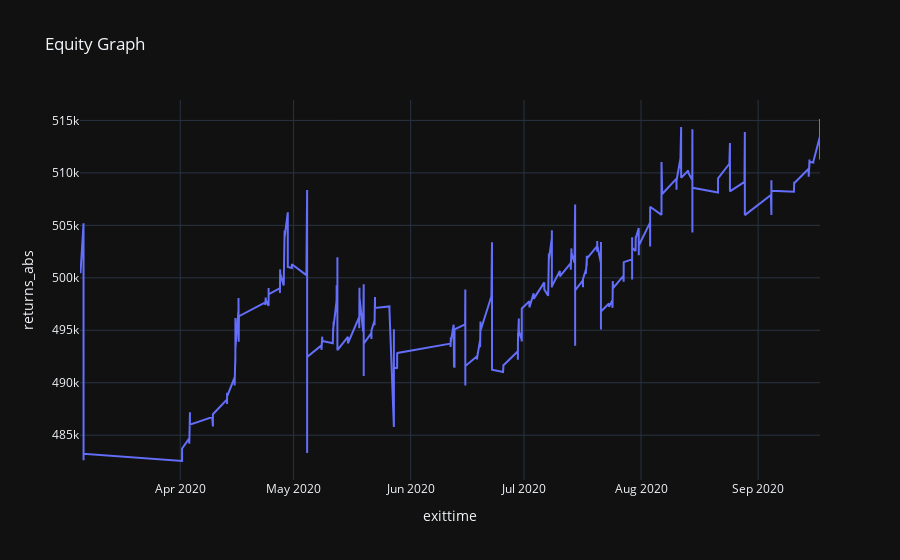

Here is the notebook cell this chart was saved with:
### Code cell
filename = 'IronCondorBaseBackfilled'
res_pos1 = backtesting_final_per_pos('', Orders.sort_values(by='exittime').reset_index(drop=True),1,'No', filename,500000)

### Figure 1 — Plotly figure (JSON) as saved in the notebook; plotly's stock layout.template omitted (floating-point values rounded to 4 significant figures; data arrays with more than 128 entries replaced by an {"elided": "..."} marker saying what was removed)
{"data": [{"hovertemplate": "exittime=%{x}<br>returns_abs=%{y}<extra></extra>", "legendgroup": "", "line": {"color": "#636efa", "dash": "solid"}, "marker": {"symbol": "circle"}, "mode": "lines", "name": "", "orientation": "v", "showlegend": false, "type": "scatter", "x": {"elided": "392 str values"}, "xaxis": "x", "y": {"elided": "392 float values"}, "yaxis": "y"}], "layout": {"legend": {"tracegroupgap": 0}, "title": {"text": "Equity Graph"}, "xaxis": {"anchor": "y", "domain": [0, 1], "title": {"text": "exittime"}}, "yaxis": {"anchor": "x", "domain": [0, 1], "title": {"text": "returns_abs"}}}}
